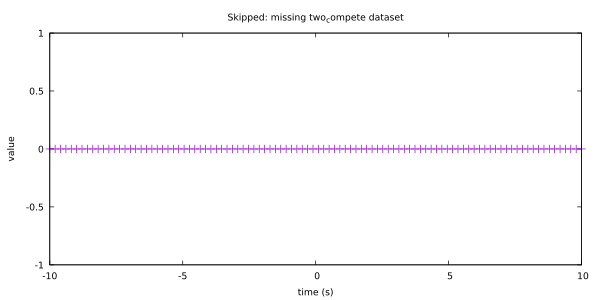

Generate this figure with gnuplot:
reset
set terminal pdfcairo size 6in,3in font ",10"
set output "plot_time_vs_available_bandwidth_over_path.pdf"
set title "Skipped: missing two_compete dataset"
set xlabel "time (s)"
set ylabel "value"
plot 0 title "" w points
set output
